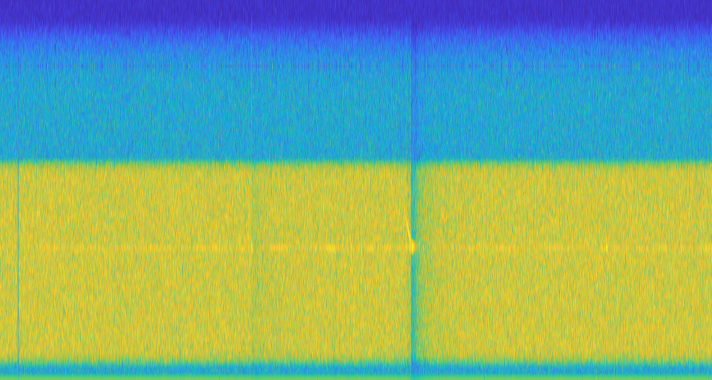
%> input picture OldFiles/Knipsel.PNG, 1423 x 759 px (shown at 1/2 size)
$ octave --eval "ObjectDetection;"   (GNU Octave 9; MATLAB toolbox functions it lacks are replaced by stand-ins)
%> lines starting %> are read from the running program, lines starting %| are printed output that depends on the picture
function ObjectDetection()
he = imread('Knipsel.PNG');
%> he is the input picture: size 759x1423x3 uint8; mean R, G, B 125.8, 170.2, 133.2
he = he(:,:,2);
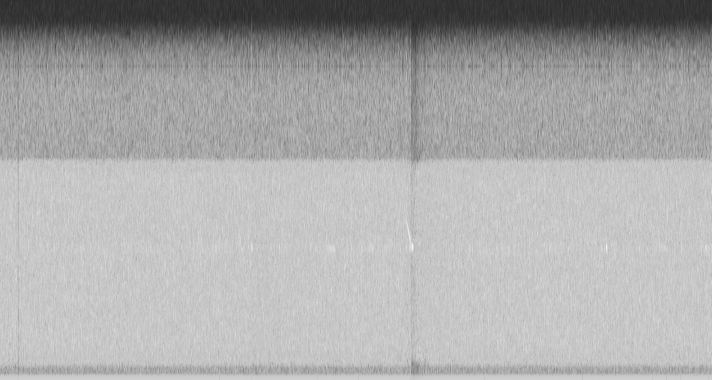
%> he: size 759x1423 uint8 (shown at 1/2 size); min 38, max 251, mean 170.2
he(he<245) = 0;
imshow(he)
A = sum(he(:,:));
%> A = 1423 values, max 2739 at index 825, min 0 at index 1, mean 4.7
sum(A)
%> ans = 6695


end

$ run again, with OldFiles/untitled.png copied over OldFiles/Knipsel.PNG
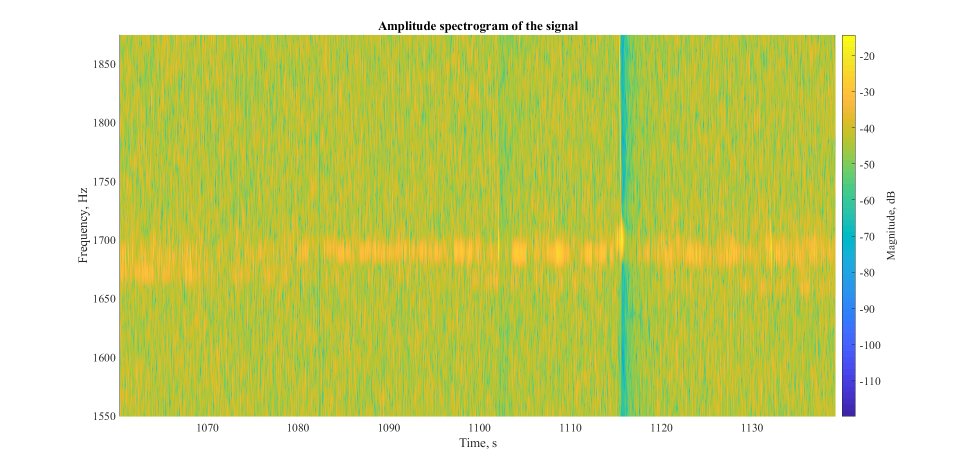
%> input picture OldFiles/untitled.png, 1920 x 936 px (shown at 1/2 size)
%> in ObjectDetection, he is the input picture: size 936x1920x3 uint8; mean R, G, B 208, 216.4, 134.3
%> in ObjectDetection, `he = he(:,:,2);`:
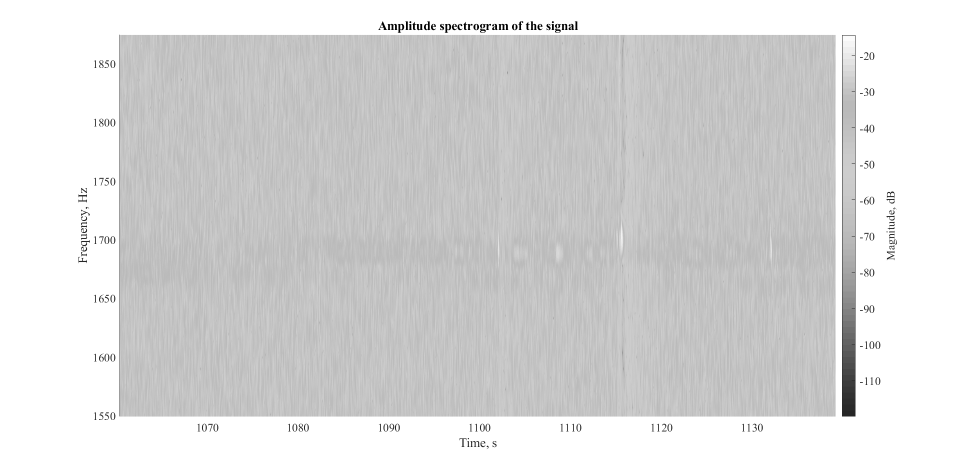
%> he: size 936x1920 uint8 (shown at 1/2 size); min 0, max 255, mean 216.4
%> in ObjectDetection, `he(he<245) = 0;`:
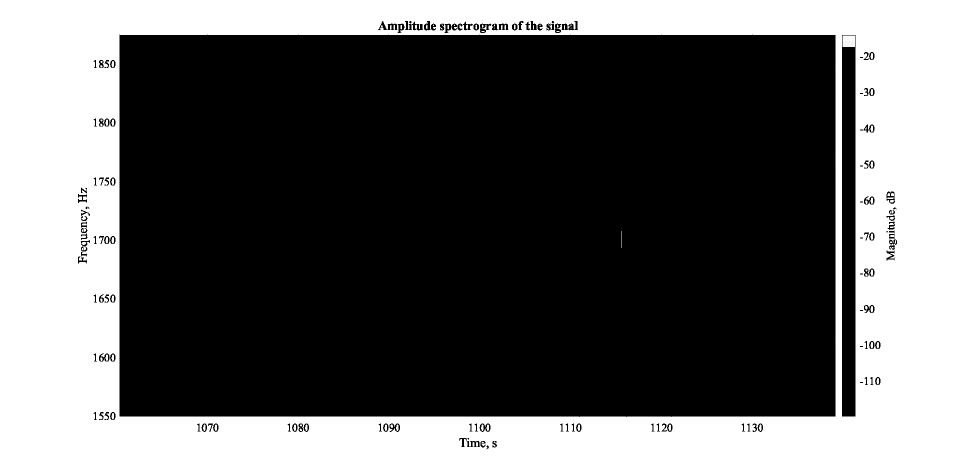
%> he: size 936x1920 uint8 (shown at 1/2 size); min 0, max 255, mean 95.5
%> A = 1920 values, max 238680 at index 1, min 34138 at index 963, mean 89384.3
%> ans = 171617900
